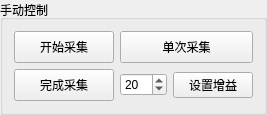
              <widget class="QGroupBox" name="groupBox_Control">
               <property name="title">
                <string>手动控制</string>
               </property>
               <layout class="QGridLayout" name="gridLayout_25">
                <item row="0" column="1">
                 <widget class="QPushButton" name="Pre_Scan_120_Collector">
                  <property name="sizePolicy">
                   <sizepolicy hsizetype="Preferred" vsizetype="Fixed">
                    <horstretch>0</horstretch>
                    <verstretch>0</verstretch>
                   </sizepolicy>
                  </property>
                  <property name="minimumSize">
                   <size>
                    <width>100</width>
                    <height>32</height>
                   </size>
                  </property>
                  <property name="text">
                   <string>单次采集</string>
                  </property>
                 </widget>
                </item>
                <item row="1" column="0">
                 <widget class="QPushButton" name="Pre_Scan_120_Finish_Scan">
                  <property name="sizePolicy">
                   <sizepolicy hsizetype="Preferred" vsizetype="Fixed">
                    <horstretch>0</horstretch>
                    <verstretch>0</verstretch>
                   </sizepolicy>
                  </property>
                  <property name="minimumSize">
                   <size>
                    <width>100</width>
                    <height>32</height>
                   </size>
                  </property>
                  <property name="text">
                   <string>完成采集</string>
                  </property>
                 </widget>
                </item>
                <item row="1" column="1">
                 <layout class="QHBoxLayout" name="horizontalLayout_54">
                  <item>
                   <widget class="QSpinBox" name="Pre_Scan_120_Gain_Spin">
                    <property name="sizePolicy">
                     <sizepolicy hsizetype="Preferred" vsizetype="Fixed">
                      <horstretch>0</horstretch>
                      <verstretch>0</verstretch>
                     </sizepolicy>
                    </property>
                    <property name="minimum">
                     <number>0</number>
                    </property>
                    <property name="maximum">
                     <number>100</number>
                    </property>
                    <property name="value">
                     <number>20</number>
                    </property>
                   </widget>
                  </item>
                  <item>
                   <widget class="QPushButton" name="Pre_Scan_120_Change_Gain">
                    <property name="sizePolicy">
                     <sizepolicy hsizetype="Preferred" vsizetype="Fixed">
                      <horstretch>0</horstretch>
                      <verstretch>0</verstretch>
                     </sizepolicy>
                    </property>
                    <property name="text">
                     <string>设置增益</string>
                    </property>
                   </widget>
                  </item>
                 </layout>
                </item>
                <item row="0" column="0">
                 <widget class="QPushButton" name="Pre_Scan_120_Start_Scan">
                  <property name="sizePolicy">
                   <sizepolicy hsizetype="Preferred" vsizetype="Fixed">
                    <horstretch>0</horstretch>
                    <verstretch>0</verstretch>
                   </sizepolicy>
                  </property>
                  <property name="minimumSize">
                   <size>
                    <width>100</width>
                    <height>32</height>
                   </size>
                  </property>
                  <property name="text">
                   <string>开始采集</string>
                  </property>
                 </widget>
                </item>
               </layout>
              </widget>
